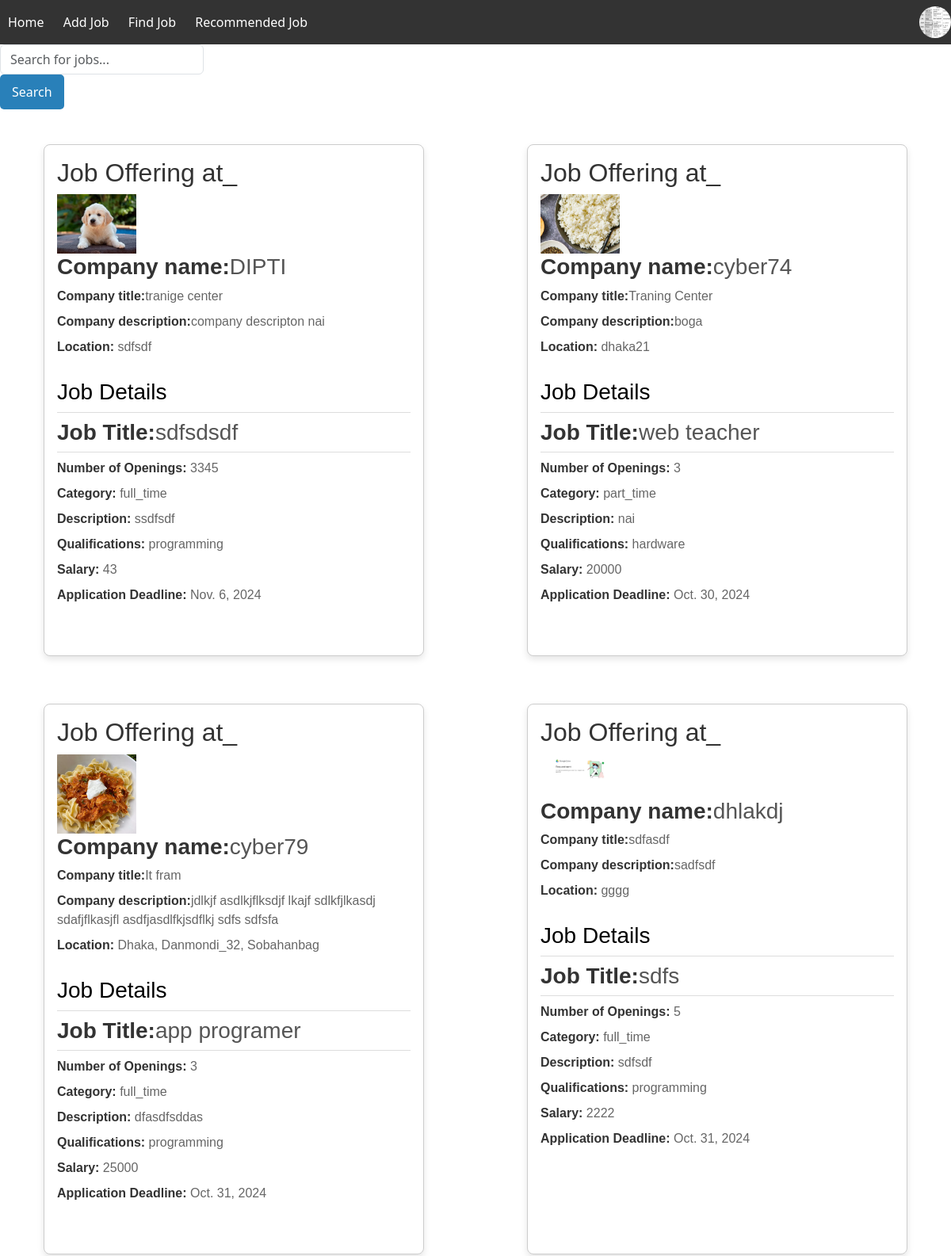
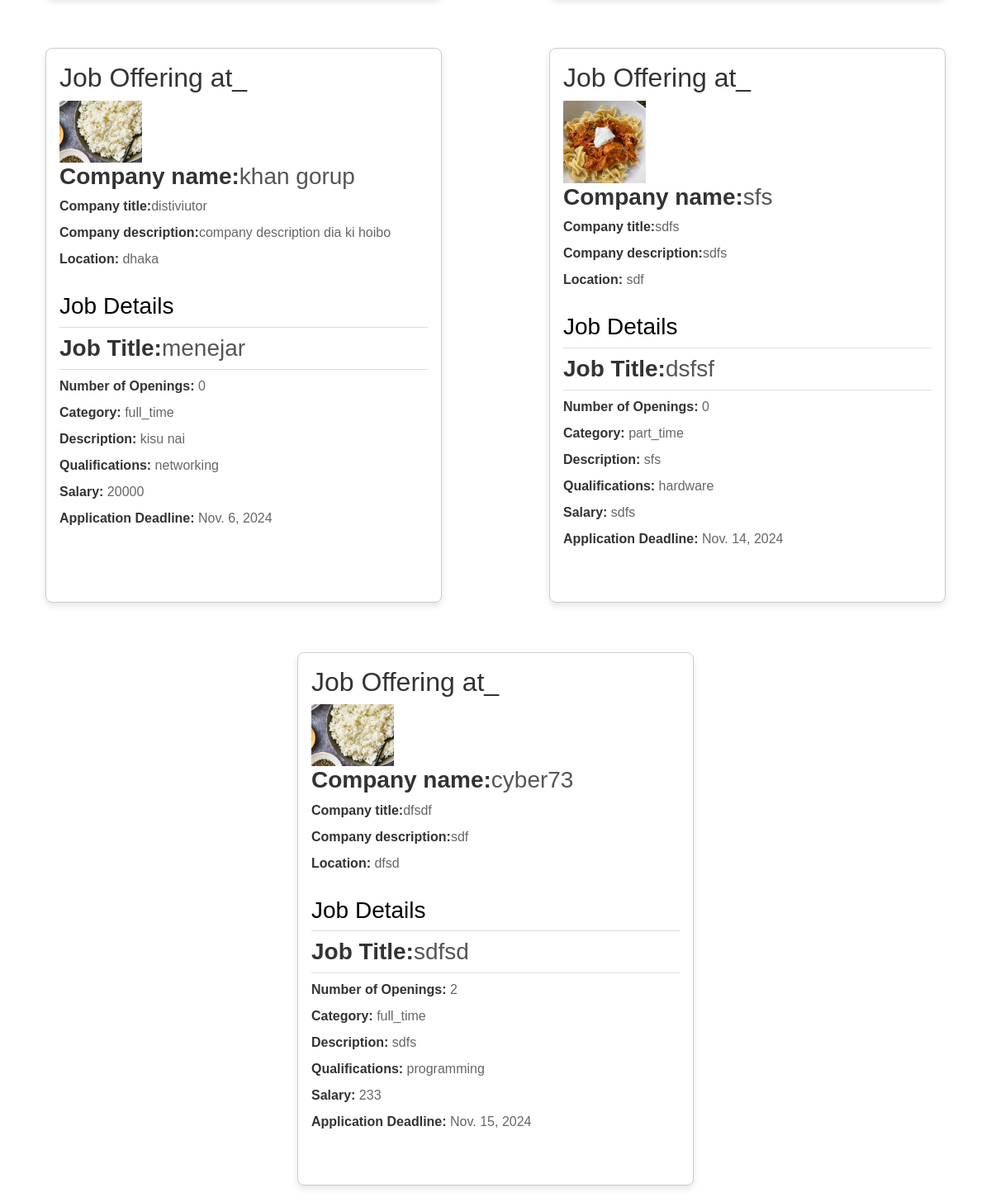
The app's page /findjobPage (signed in) with its own data (2 pictures, top to bottom).
### app/models.py (models this page shows, shortened)
class CustomUserModel(AbstractUser):
    TYPE=[
        ("recruiters","Recruiters"),
        ("jobseekers","Jobseekers")
    ]
    UserType=models.CharField(choices=TYPE,max_length=10,null=True)
    DisplyName=models.CharField(max_length=100,null=True)
    Bio=models.TextField(max_length=300,null=True)
    ContractNumber=models.PositiveIntegerField(null=True)
    WebLink=models.URLField(null=True)
    Photo=models.ImageField(upload_to="static/Midea/UserPhoto",null=True)

class CreateJobModel(models.Model):
    Job_Type=[
        ("full_time","Full Time"),
        ("part_time","Part Time")
    ]
    SKILLS = [
        ("programming", "Programming"),
        ("networking", "Networking"),
        ("hardware", "Hardware"),
    ]
    user=models.ForeignKey(CustomUserModel,on_delete=models.CASCADE,null=True)
    com_name = models.CharField(max_length=255,null=True)
    com_title = models.CharField(max_length=255,null=True)
    com_description = models.TextField(null=True)
    com_logo = models.ImageField(upload_to='static/Midea/company_logos',null=True)
    com_location = models.CharField(max_length=255,null=True)
    job_title = models.CharField(max_length=255,null=True)
    num_openings = models.PositiveIntegerField(null=True)
    Category = models.CharField(choices=Job_Type,max_length=255,null=True)
    job_description = models.TextField(null=True)
    skills = models.CharField(choices=SKILLS,max_length=200,null=True)
    salary = models.CharField(max_length=100,null=True)  # Consider using DecimalField for precise salary values
    deadline = models.DateField(null=True)

### project/views.py (the view)
# urls.py: path('findjobPage',findjobPage,name="findjobPage"),
@login_required
def findjobPage(req):
    data = CreateJobModel.objects.all()
    return render(req,"content/findJob.html",{"data":data})

### template/content/findJob.html (shortened to what this page needs)
{% extends "include/m.html" %}
{% block body %}
<!DOCTYPE html>
<html lang="en">
<head>
    <link rel="stylesheet" href="/static/findJob.css">
</head>
    <div class="search-bar mb-4">
        <div class="input-group">
            <form action=" {% url 'searchPage' %} " method="GET">
                <input type="text" class="form-control" name="query" placeholder="Search for jobs..." id="search-input">
                <div class="input-group-append">
                    <button class="btn btn-success" id="search-button">Search</button>
                </div>
            </form>
        </div>
    </div>
    <div class="cards">
        {% for i in data %}
    <div class="card">
        <div id="logo">
            <h2>Job Offering at_</h2>
            <img class="company-logo-display"src="/{{i.com_logo}}" alt="Company Logo">
        </div>
        <div class="company-info">
            <h3 id="company-title-display"><strong>Company name:</strong>{{i.com_name}}</h3>
            <p id="company-description-display"><strong>Company title:</strong>{{i.com_title}}</p>
            <p id="company-description-display"><strong>Company description:</strong>{{i.com_description}}</p>
            <p><strong>Location:</strong> <span id="company-location-display">{{i.com_location}}</span></p>
        </div>
        <div class="job-info">
            <h3 id="job_det">Job Details</h3>
            <h3 id="company-title-display"><strong>Job Title:</strong>{{i.job_title}}</h3>
            <p><strong>Number of Openings:</strong> <span id="num-openings-display">{{i.num_openings}}</span></p>
            <p><strong>Category:</strong> {{i.Category}}</p>
            <p><strong>Description:</strong> {{i.job_description}}</p>
            <p><strong>Qualifications:</strong> {{i.skills}}</p>
            <p><strong>Salary:</strong> {{i.salary}}</p>
            <p><strong>Application Deadline:</strong> <span id="deadline-display">{{i.deadline}}</span></p>
        </div>
    </div>
    {% endfor %}
    </div>
</body>
</html>
{% endblock body %}

### template/include/navber.html (shortened to what this page needs)
<nav class="navbar">
    <div class="navbar-left">
        <a href="{% url "homePage" %}">Home</a>
        <a href="{% url 'addJobPage' %}">Add Job</a>
        <a href="{% url 'findjobPage' %}">Find Job</a>
        <a href="{% url 'recommendedPage' %}">Recommended Job</a>
    </div>
    <div class="navbar-right">
        {% if user.is_authenticated %}
        <div class="user-dropdown">
            <img src="/{{user.Photo}}" alt="{{user.DisplyName}}">
        </div>
        {% else %}
        <a href="loginPage">Login</a>
        {% endif %}
    </div>
</nav>

### static/m.css (style rules this page uses)
body { font-family: Arial, sans-serif; margin: 0; padding: 0; }
.navbar { display: flex; justify-content: space-between; align-items: center; background-color: #333; padding: 10px 20px; }
.navbar a { color: white; text-decoration: none; margin: 0 10px; }
.navbar-right { display: flex; align-items: center; }
.user-dropdown { position: relative; display: inline-block; }
.user-dropdown img { width: 40px; height: 40px; border-radius: 50%; cursor: pointer; }

### static/findJob.css (style rules this page uses)
.cards { display: flex; gap: 20px; flex-wrap: wrap; }
.card { border: 1px solid #ccc; border-radius: 8px; padding: 16px; max-width: 600px; margin: 20px auto; box-shadow: 0 4px 8px rgba(0, 0, 0, 0.1); font-family: Arial, sans-serif; width: 40%; }
.card h2 { text-align: left; color: #333333 }
.company-info, .job-info { margin-bottom: 20px; }
.job-info h3 { color: #555; border-bottom: 1px solid #ddd; padding-bottom: 8px; }
.company-info p, .job-info p { margin: 8px 0; color: #666; }
strong { color: #333; }
#job_det { color: #000000; }
#company-title-display { color: #555; }
#logo .company-logo-display { display: block; max-width: 100px; margin-top: auto ; margin-right:10px; }
.btn { display: inline-block; background-color: #2980b9; color: white; border: none; border-radius: 5px; padding: 10px 15px; cursor: pointer; margin-right: 10px; transition: background-color 0.3s; }

### records on screen
CustomUserModel: Photo (picture)
CreateJobModel: com_logo (picture), com_name "DIPTI", com_title "tranige center", com_description "company descripton nai", com_location "sdfsdf", job_title "sdfsdsdf", num_openings "3345", Category "full_time", job_description "ssdfsdf", skills "programming", salary "43", deadline "Nov. 6, 2024"
CreateJobModel: com_logo (picture), com_name "cyber74", com_title "Traning Center", com_description "boga", com_location "dhaka21", job_title "web teacher", num_openings "3", Category "part_time", job_description "nai", skills "hardware", salary "20000", deadline "Oct. 30, 2024"
CreateJobModel: com_logo (picture), com_name "cyber79", com_title "It fram", com_description "jdlkjf asdlkjflksdjf lkajf sdlkfjlkasdj sdafjflkasjfl asdfjasdlfkjsdflkj sdfs sdfsfa", com_location "Dhaka, Danmondi_32, Sobahanbag", job_title "app programer", num_openings "3", Category "full_time", job_description "dfasdfsddas", skills "programming", salary "25000", deadline "Oct. 31, 2024"
CreateJobModel: com_logo (picture), com_name "dhlakdj", com_title "sdfasdf", com_description "sadfsdf", com_location "gggg", job_title "sdfs", num_openings "5", Category "full_time", job_description "sdfsdf", skills "programming", salary "2222", deadline "Oct. 31, 2024"
CreateJobModel: com_logo (picture), com_name "khan gorup", com_title "distiviutor", com_description "company description dia ki hoibo", com_location "dhaka", job_title "menejar", num_openings "0", Category "full_time", job_description "kisu nai", skills "networking", salary "20000", deadline "Nov. 6, 2024"
CreateJobModel: com_logo (picture), com_name "sfs", com_title "sdfs", com_description "sdfs", com_location "sdf", job_title "dsfsf", num_openings "0", Category "part_time", job_description "sfs", skills "hardware", salary "sdfs", deadline "Nov. 14, 2024"
CreateJobModel: com_logo (picture), com_name "cyber73", com_title "dfsdf", com_description "sdf", com_location "dfsd", job_title "sdfsd", num_openings "2", Category "full_time", job_description "sdfs", skills "programming", salary "233", deadline "Nov. 15, 2024"
